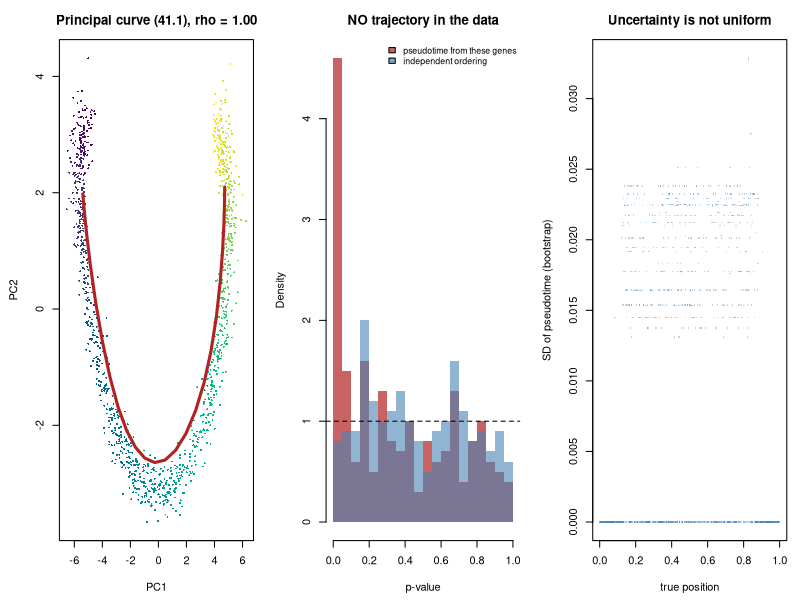

This figure's R source:
## ---- chunk 1
suppressPackageStartupMessages(library(splines))
MODULE_NAME <- "41_trajectory_and_pseudotime"
OUT <- file.path(Sys.getenv("STATS_OUT", unset = "results"), MODULE_NAME)
dir.create(OUT, recursive = TRUE, showWarnings = FALSE)
header <- function(txt) cat("\n", strrep("=", 72), "\n", txt, "\n",
                            strrep("=", 72), "\n", sep = "")
set.seed(41)
## ---- chunk 2
header("1. A differentiation trajectory with a known ordering")
## ---- chunk 3
simulate_trajectory <- function(n_cells = 1200, n_genes = 400, n_dynamic = 80,
                                has_trajectory = TRUE, seed = 0) {
  set.seed(seed)
  t_true <- runif(n_cells)
  base <- exp(rnorm(n_genes, 2.5, 0.9))
  log_mu <- matrix(log(base), n_cells, n_genes, byrow = TRUE)
  dyn <- rep(FALSE, n_genes)
  if (has_trajectory) {
    dyn[seq_len(n_dynamic)] <- TRUE
    peak <- runif(n_dynamic)                  # each gene peaks somewhere
    width <- runif(n_dynamic, 0.12, 0.35)
    amp <- runif(n_dynamic, 1.0, 2.2)
    shape <- outer(t_true, peak, function(a, b) a - b)
    shape <- sweep(shape, 2, width, "/")
    log_mu[, seq_len(n_dynamic)] <- log_mu[, seq_len(n_dynamic)] +
      sweep(exp(-0.5 * shape^2), 2, amp, "*")
  }
  size <- rlnorm(n_cells, 0, 0.35)
  mu <- exp(log_mu) * size
  list(counts = matrix(rpois(length(mu), mu), n_cells), t_true = t_true,
       dyn = dyn, size = size)
}
S <- simulate_trajectory(seed = 1)
counts <- S$counts; t_true <- S$t_true; is_dynamic <- S$dyn; size <- S$size
n_cells <- nrow(counts); n_genes <- ncol(counts)
cat(sprintf("  %d cells x %d genes, %d truly dynamic\n", n_cells, n_genes,
            sum(is_dynamic)))
cat(sprintf("  library size varies %.2f to %.2f fold\n", min(size), max(size)))
cat("\n  The latent t is a POSITION along a progression. It has no units and
  no direction that the data can identify: reversing it fits equally well.\n")
## ---- chunk 4
header("2. A principal curve and the ordering it induces (41.1)")
normalise <- function(counts) log1p(counts / rowSums(counts) * 1e4)
## ---- chunk 5
principal_curve <- function(Z, n_iter = 12, n_knots = 24) {
  lam <- Z[, 1]
  for (it in seq_len(n_iter)) {
    grid <- seq(min(lam), max(lam), length.out = n_knots)
    bw <- 0.12 * diff(range(lam))
    W <- exp(-0.5 * outer(lam, grid, "-")^2 / bw^2)
    curve <- (t(W) %*% Z) / colSums(W)
    d2 <- outer(rowSums(Z^2), rowSums(curve^2), "+") - 2 * Z %*% t(curve)
    lam <- grid[max.col(-d2, ties.method = "first")]
  }
  list(lam = (lam - min(lam)) / diff(range(lam)), curve = curve)
}
embed <- function(counts, k = 3) {
  Y <- normalise(counts)
  Yc <- sweep(Y, 2, colMeans(Y))
  sv <- svd(Yc, nu = k, nv = 0)
  sv$u %*% diag(sv$d[seq_len(k)])
}
Z <- embed(counts)
pc <- principal_curve(Z); pt <- pc$lam; curve <- pc$curve
r_sp <- cor(pt, t_true, method = "spearman")
if (r_sp < 0) { pt <- 1 - pt; r_sp <- -r_sp }
cat(sprintf("  Spearman(pseudotime, true t) = %.3f\n", r_sp))
cat(sprintf("  Spearman after flipping direction would be %.3f\n", -r_sp))
cat("\n  The ordering is recovered well. The DIRECTION is not: the data cannot
  say which end is the start, and every trajectory tool asks you to supply a
  root cell or a marker. That choice is biology, not inference.

  Equal steps in pseudotime are also not equal steps in real time. Cells
  accumulate where transitions are slow, so density along the curve reflects
  dwell time, not sampling time.\n")
## ---- chunk 6
header("3. A spline GLM along pseudotime (41.2)")
## ---- chunk 7
trajectory_test <- function(counts, pseudotime, size, df = 5, genes) {
  B <- bs(pseudotime, df = df)
  off <- log(size)
  sapply(genes, function(g) {
    y <- counts[, g]
    out <- try({
      f1 <- glm(y ~ B, family = poisson(), offset = off)
      f0 <- glm(y ~ 1, family = poisson(), offset = off)
      pchisq(max(f0$deviance - f1$deviance, 0), df, lower.tail = FALSE)
    }, silent = TRUE)
    if (inherits(out, "try-error")) 1 else out
  })
}
SUB <- seq(1, n_genes, by = 2)          # half the genes, for speed
p_real <- trajectory_test(counts, pt, size, genes = SUB)
rej <- p.adjust(p_real, "BH") < 0.05
tr <- is_dynamic[SUB]
cat(sprintf("  tested %d genes against the INFERRED pseudotime\n", length(SUB)))
cat(sprintf("    discoveries : %d\n", sum(rej)))
cat(sprintf("    truly dynamic among them : %d\n", sum(rej & tr)))
cat(sprintf("    FDP : %.3f\n", sum(rej & !tr) / max(sum(rej), 1)))
cat(sprintf("    power : %.3f\n", sum(rej & tr) / max(sum(tr), 1)))
cat("\n  Good sensitivity, and the FDP looks acceptable. Now run exactly the
  same pipeline on data with no trajectory in it.\n")
## ---- chunk 8
header("4. The same analysis on data with NO trajectory")
S0 <- simulate_trajectory(has_trajectory = FALSE, seed = 7)
counts0 <- S0$counts; size0 <- S0$size
pt0 <- principal_curve(embed(counts0))$lam
p_null <- trajectory_test(counts0, pt0, size0, genes = SUB)
rej0 <- p.adjust(p_null, "BH") < 0.05
cat("  There is NO latent trajectory. Every gene is independent noise.\n\n")
cat(sprintf("  %-44s%10s\n", "quantity", "value"))
cat(sprintf("  %-44s%10d\n", "genes called dynamic at FDR 5%", sum(rej0)))
cat(sprintf("  %-44s%10s\n", sprintf("of %d tested", length(SUB)), ""))
cat(sprintf("  %-44s%10.3f\n", "raw p < 0.05", mean(p_null < 0.05)))
cat(sprintf("  %-44s%10s\n", "(should be 0.05)", ""))
# Compare with a pseudotime that was NOT derived from these genes.
pt_indep <- sample(pt0)
p_indep <- trajectory_test(counts0, pt_indep, size0, genes = SUB)
cat("\n  Same genes, but ordered by a pseudotime unrelated to them:\n")
cat(sprintf("  %-44s%10.3f\n", "raw p < 0.05", mean(p_indep < 0.05)))
cat(sprintf("  %-44s%10d\n", "genes called dynamic",
            sum(p.adjust(p_indep, "BH") < 0.05)))
cat("\n  The curve was fitted to whatever structure the noise happened to
  contain, and then the genes were tested for agreement with the structure
  they themselves created. The p-values are not uniform and the discoveries
  are entirely fictitious.

  Break the circularity, as in the last block, and the test behaves.

  This is eq. (41.3), and it is the same error as testing the genes that
  defined a cluster (Module 18). It is easier to miss here because pseudotime
  feels like an external covariate, like age or dose. It is not: it is a
  function of the expression matrix.\n")
## ---- chunk 9
header("5. Building the trajectory on one half, testing the other")
split_gene_test <- function(counts, size, seed = 0) {
  set.seed(seed)
  g <- sample(ncol(counts))
  half <- ncol(counts) %/% 2
  build <- g[seq_len(half)]; test <- g[(half + 1):ncol(counts)]
  ptb <- principal_curve(embed(counts[, build]))$lam
  sub <- test[seq_len(length(test) %/% 2)]
  list(p = trajectory_test(counts, ptb, size, genes = sub), sub = sub)
}
cat(sprintf("  %-26s%-34s%13s\n", "data", "analysis", "discoveries"))
s0 <- split_gene_test(counts0, size0, seed = 3)
cat(sprintf("  %-26s%-34s%13d\n", "NO trajectory",
            "naive (same genes build and test)", sum(rej0)))
cat(sprintf("  %-26s%-34s%13d\n", "NO trajectory",
            "split: build on other genes", sum(p.adjust(s0$p, "BH") < 0.05)))
s1 <- split_gene_test(counts, size, seed = 3)
rj1 <- p.adjust(s1$p, "BH") < 0.05
cat(sprintf("  %-26s%-34s%13d\n", "real trajectory",
            "split: build on other genes", sum(rj1)))
cat(sprintf("\n  On real data the split analysis still recovers %d of %d dynamic
  genes (FDP %.3f).\n", sum(rj1 & is_dynamic[s1$sub]), sum(is_dynamic[s1$sub]),
            sum(rj1 & !is_dynamic[s1$sub]) / max(sum(rj1), 1)))
cat("\n  Splitting genes costs power, because the trajectory is built from
  half the information. It buys a test that says nothing when there is
  nothing.

  Other defences: build the trajectory on one set of CELLS and project the
  rest; or use marker genes chosen a priori to define the ordering. The
  principle is always the same, the ordering must not be a function of the
  quantities you test.\n")
## ---- chunk 10
header("6. Bootstrap the cells and watch the ordering move")
NB <- 12
boots <- numeric(NB)
ranks <- matrix(NA_real_, NB, n_cells)
for (b in seq_len(NB)) {
  set.seed(500 + b)
  idx <- sample(n_cells, n_cells, replace = TRUE)
  ptb <- principal_curve(embed(counts[idx, ]))$lam
  if (cor(ptb, t_true[idx], method = "spearman") < 0) ptb <- 1 - ptb
  boots[b] <- cor(ptb, t_true[idx], method = "spearman")
  for (k in seq_along(idx)) ranks[b, idx[k]] <- ptb[k]
}
sd_cell <- apply(ranks, 2, sd, na.rm = TRUE)
early <- t_true < 0.2
mid <- t_true > 0.4 & t_true < 0.6
late <- t_true > 0.8
cat(sprintf("  Spearman with truth across %d bootstraps: %.3f (SD %.3f)\n\n",
            NB, mean(boots), sd(boots)))
cat(sprintf("  %-22s%28s\n", "cells", "SD of assigned pseudotime"))
cat(sprintf("  %-22s%28.4f\n", "early (t < 0.2)", mean(sd_cell[early], na.rm = TRUE)))
cat(sprintf("  %-22s%28.4f\n", "middle (0.4-0.6)", mean(sd_cell[mid], na.rm = TRUE)))
cat(sprintf("  %-22s%28.4f\n", "late (t > 0.8)", mean(sd_cell[late], na.rm = TRUE)))
cat("\n  The global ordering is essentially fixed (Spearman SD 0.000), yet individual
  cells still move between runs, and they do not all move by the same amount.

  Note that the MIDDLE is the least stable band here, not the ends. That is
  worth pausing on, because the usual intuition says the opposite. It is an
  artefact of the estimator: cells are projected onto a fixed grid of knots
  along the curve, and a cell at either extreme is pinned against the end of
  that grid, so its position cannot vary much in one direction. A cell in the
  middle is free to shift either way.

  The lesson is not \"middles are unstable\". It is that the uncertainty
  structure belongs to the ALGORITHM as much as to the data, so measure it on
  your own pipeline rather than assuming the textbook picture.

  Almost no published analysis propagates any of this into the gene-level
  p-values, which are computed as though pseudotime were measured without
  error. That is a measurement-error problem (Module 26), and it biases the
  estimated shapes toward flatness.\n")
## ---- chunk 11
header("7. Velocity assumes constant kinetics across cells")
cat("  The steady-state estimator reads gamma off the slope of spliced on
  unspliced among the extreme cells, then calls a cell 'increasing' when
  s - gamma*u > 0.\n")
for (z in list(list("same kinetics in both states", 1.0),
               list("gamma differs 3-fold", 3.0))) {
  set.seed(99)
  u_a <- rgamma(600, 3, 1); s_a <- u_a / 1.0 + rnorm(600, 0, 0.25)
  u_b <- rgamma(600, 3, 1); s_b <- u_b / z[[2]] + rnorm(600, 0, 0.25)
  u <- c(u_a, u_b); s <- c(s_a, s_b)
  hi <- u >= quantile(u, 0.95)
  gamma_hat <- sum(u[hi] * s[hi]) / sum(u[hi]^2)
  vel <- s - gamma_hat * u
  cat(sprintf("\n  %s\n", z[[1]]))
  cat(sprintf("    fitted single gamma = %.2f\n", gamma_hat))
  cat(sprintf("    cells called 'increasing': group A %.0f%%, group B %.0f%%\n",
              100 * mean(vel[1:600] > 0), 100 * mean(vel[601:1200] > 0)))
}
cat("\n  With one kinetic rate the arrows are meaningless in aggregate but
  unbiased. When the two populations genuinely differ, a single fitted gamma
  declares one population to be increasing and the other decreasing, with
  confidence, purely because the model forced them to share a parameter.

  Treat velocity as a hypothesis generator. It is a strong assumption stated
  as a picture, and pictures are persuasive out of proportion to their
  evidence.\n")
## ---- chunk 12
png(file.path(OUT, "trajectory.png"), width = 1300, height = 450)
par(mfrow = c(1, 3), mar = c(4.5, 4.5, 3, 1))
cols <- hcl.colors(50, "viridis")[cut(t_true, 50, labels = FALSE)]
plot(Z[, 1], Z[, 2], col = cols, pch = 16, cex = 0.4, xlab = "PC1",
     ylab = "PC2", main = sprintf("Principal curve (41.1), rho = %.2f", r_sp))
lines(curve[, 1], curve[, 2], col = "firebrick", lwd = 3)
h1 <- hist(p_null, breaks = 25, plot = FALSE)
h2 <- hist(p_indep, breaks = 25, plot = FALSE)
plot(h1, freq = FALSE, col = adjustcolor("firebrick", 0.7), border = NA,
     xlab = "p-value", main = "NO trajectory in the data",
     ylim = c(0, max(h1$density, h2$density)))
plot(h2, freq = FALSE, col = adjustcolor("steelblue", 0.6), border = NA,
     add = TRUE)
abline(h = 1, lty = 2)
legend("topright", c("pseudotime from these genes", "independent ordering"),
       bty = "n", cex = 0.8,
       fill = adjustcolor(c("firebrick", "steelblue"), 0.7))
plot(t_true, sd_cell, pch = 16, cex = 0.3, col = adjustcolor("steelblue", 0.35),
     xlab = "true position", ylab = "SD of pseudotime (bootstrap)",
     main = "Uncertainty is not uniform")
invisible(dev.off())
cat("\nFigure written to", file.path(OUT, "trajectory.png"), "\n")
## ---- chunk 13

## ---- chunk 14
# cat(sprintf("  %-26s%16s%20s\n", "dynamic genes in truth", "rho with truth",
#             "naive discoveries"))
# for (nd in c(0, 10, 40, 120)) {
#   Sl <- simulate_trajectory(n_dynamic = max(nd, 1), has_trajectory = nd > 0,
#                             seed = 200 + nd)
#   ptl <- principal_curve(embed(Sl$counts))$lam
#   rho <- abs(cor(ptl, Sl$t_true, method = "spearman"))
#   pl <- trajectory_test(Sl$counts, ptl, Sl$size, genes = SUB)
#   cat(sprintf("  %-26d%16.3f%20d\n", nd, rho,
#               sum(p.adjust(pl, "BH") < 0.05)))
# }
#
# ## With zero dynamic genes the correlation with "truth" is meaningless, yet
# ## the naive test still returns discoveries. The pipeline never refuses: it
# ## always produces a curve, an ordering and a gene list.
# ##
# ## That is the practical danger. There is no step in a standard trajectory
# ## workflow that says "there is no trajectory here". You have to build that
# ## check yourself, by running the same pipeline on permuted or simulated
# ## null data and comparing.
## ---- chunk 15

## ---- chunk 16
# curve_quality <- function(c_) {
#   Yl <- normalise(c_); Yl <- sweep(Yl, 2, colMeans(Yl))
#   d <- svd(Yl, nu = 0, nv = 0)$d
#   d[1]^2 / sum(d^2)
# }
# gene_permute <- function(c_, seed) {
#   set.seed(seed); apply(c_, 2, sample)
# }
# for (z in list(list("real trajectory", counts), list("no trajectory", counts0))) {
#   obs <- curve_quality(z[[2]])
#   null <- sapply(1:20, function(i) curve_quality(gene_permute(z[[2]], 900 + i)))
#   cat(sprintf("  %-20s observed %.4f  null %.4f +/- %.4f   z = %7.1f\n",
#               z[[1]], obs, mean(null), sd(null), (obs - mean(null)) / sd(null)))
# }
#
# ## The real dataset sits far above its permutation null; the null dataset
# ## does not. This is the check the standard workflow omits, and it costs one
# ## line of code.
# ##
# ## Note what the permutation preserves: every gene's own distribution, its
# ## mean, its dispersion, its zeros. What it destroys is the COORDINATION
# ## between genes, which is the only thing a trajectory can be made of. That
# ## is what makes it the right null here, and it is the same reasoning used
# ## for gene-set tests in Module 39.
## ---- chunk 17

## ---- chunk 18
# set.seed(55)
# ## Real time is uniform, but cells DWELL in the middle stage, so we capture
# ## far more of them there.
# real_time <- c(runif(200, 0, 0.35), runif(800, 0.35, 0.65),
#                runif(200, 0.65, 1.0))
# n_c <- length(real_time)
# base <- exp(rnorm(300, 2.5, 0.9))
# peak <- runif(60); width <- runif(60, 0.12, 0.3)
# lm_ <- matrix(log(base), n_c, 300, byrow = TRUE)
# sh <- sweep(outer(real_time, peak, "-"), 2, width, "/")
# lm_[, 1:60] <- lm_[, 1:60] + 1.8 * exp(-0.5 * sh^2)
# sz <- rlnorm(n_c, 0, 0.3)
# cc <- matrix(rpois(n_c * 300, exp(lm_) * sz), n_c)
# ptl <- principal_curve(embed(cc))$lam
# if (cor(ptl, real_time, method = "spearman") < 0) ptl <- 1 - ptl
# cat(sprintf("  Spearman(pseudotime, real time) = %.3f\n",
#             cor(ptl, real_time, method = "spearman")))
# cat(sprintf("\n  %-22s%8s%26s\n", "real-time window", "cells",
#             "pseudotime span covered"))
# for (w in list(c(0, 0.35), c(0.35, 0.65), c(0.65, 1.0))) {
#   m <- real_time >= w[1] & real_time < w[2]
#   cat(sprintf("  %-22s%8d%26.3f\n", sprintf("[%.2f, %.2f)", w[1], w[2]),
#               sum(m), diff(range(ptl[m]))))
# }
#
# ## The rank correlation is high, so pseudotime "works". But look at the span
# ## column: the crowded middle stage, which occupies 30% of real time, is
# ## stretched across most of the pseudotime axis, because pseudotime is
# ## arclength through the data cloud and the cloud is dense where cells dwell.
# ##
# ## So a gene that changes steeply in pseudotime may be changing slowly in
# ## real time, and vice versa. Any statement of the form "gene X switches on
# ## halfway through differentiation" is a statement about the sampling, not
# ## about the biology, unless you have external time points to anchor it.
